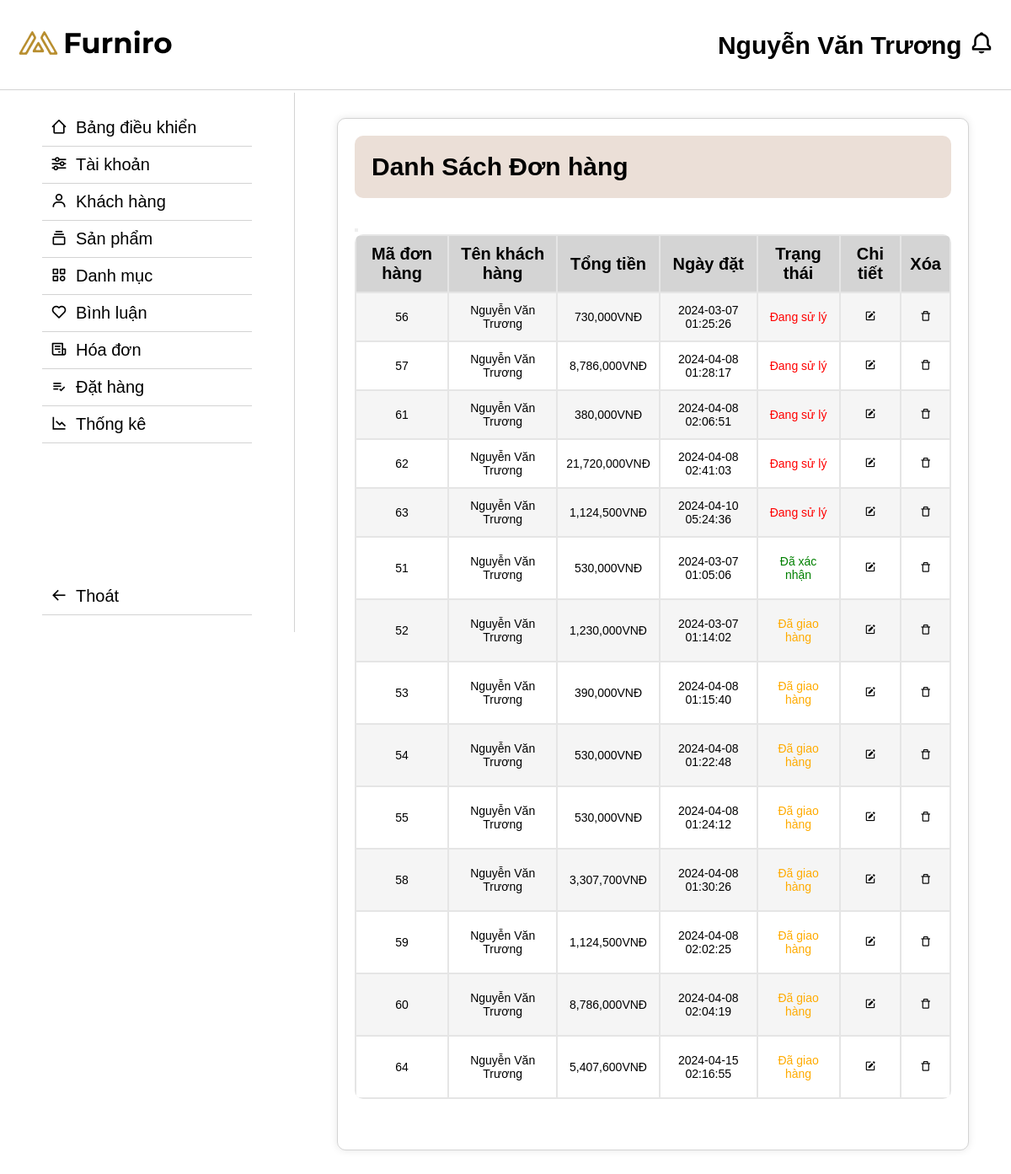
Page /admin/index.php?act=donhang (signed in) on the committed database.
### tables this page shows
CREATE TABLE `donhang` (
  `MaDonHang` int(11) NOT NULL,
  `MaKhachHang` int(11) NOT NULL,
  `NgayDatHang` datetime NOT NULL,
  `NgayGiaoHang` datetime DEFAULT NULL,
  `TrangThaiDonHang` varchar(20) NOT NULL,
  `PhuongThucThanhToan` varchar(20) NOT NULL,
  `DiaChiGiaoHang` varchar(255) NOT NULL,
  `MaGiamGia` int(11) DEFAULT NULL,
  `TongDonHang` int(255) NOT NULL,
  `MaVanChuyen` int(11) NOT NULL
);

CREATE TABLE `taikhoan` (
  `MaTaiKhoan` int(11) NOT NULL,
  `Ten` varchar(255) NOT NULL,
  `Email` varchar(255) NOT NULL,
  `SoDienThoai` varchar(20) DEFAULT NULL,
  `DiaChi` varchar(255) DEFAULT NULL,
  `TenDangNhap` varchar(255) NOT NULL,
  `MatKhau` varchar(255) NOT NULL,
  `VaiTro` tinyint(1) NOT NULL DEFAULT 0
);

### model/pdo.php (called while the page is built, shortened)
<?php
function pdo_get_connection()
{
    $dburl = "mysql:host=localhost;dbname=d1;charset=utf8";
    $username = 'root';
    $password = '';
    $conn = new PDO($dburl, $username, $password);
    $conn->setAttribute(PDO::ATTR_ERRMODE, PDO::ERRMODE_EXCEPTION);
    return $conn;
}
function pdo_query($sql)
{
    $sql_args = array_slice(func_get_args(), 1);
    try {
        $conn = pdo_get_connection();
        $stmt = $conn->prepare($sql);
        $stmt->execute($sql_args);
        $rows = $stmt->fetchAll();
        return $rows;
    } catch (PDOException $e) {
        throw $e;
    } finally {
        unset($conn);
    }
}

### model/donhang.php (called while the page is built, shortened)
<?php
function loadall_donhang()
{
    $sql = "SELECT * FROM donhang inner join taikhoan on  donhang.MaKhachHang = taikhoan.MaTaiKhoan order by TrangThaiDonHang asc ";
    $listDonHang = pdo_query($sql);
    return $listDonHang;
};

### admin/bill/donhang.php (the view, shortened to what this page needs)
<div class="danhmuc">
    <div class="list-danhmuc">
        <div class="list-danhmuc__title">
            <h2>Danh Sách Đơn hàng</h2>
        </div>
        <div class="list-danhmuc__content">
            <table border="1">
                <thead>
                    <th>Mã đơn hàng</th>
                    <th>Tên khách hàng</th>
                    <th>Tổng tiền</th>
                    <th>Ngày đặt</th>
                    <th>Trạng thái</th>
                    <th>Chi tiết</th>
                    <th>Xóa</th>
                    <button></button>
                </thead>
                <tbody>
                    <?php
                    $count = 0;
                    foreach ($listDonHang as $DonHang) {
                        if ($DonHang) {
                            extract($DonHang);
                            switch ($TrangThaiDonHang) {
                                case '1':
                                    $TrangThaiDonHang_name = '<p style="color:red">Đang sử lý</p>';
                                    break;
                                case '2':
                                    $TrangThaiDonHang_name = '<p style="color:green">Đã xác nhận</p>';
                                    break;
                                case '3':
                                    $TrangThaiDonHang_name = '<p style="color:#FFAB00">Đã giao hàng</p>';
                                    break;
                            }
                            $rowClass = ($count % 2 === 0) ? 'class="grayRow"' : 'class="whiteRow"';
                            $xoaDonHang = "index.php?act=xoaDonHang&id=" . $MaDonHang;
                            $chiTietDonHang = "index.php?act=chiTietDonHang&id=" . $MaDonHang;
                            echo '
                                <tr ' . $rowClass . '>
                                    <td>' . $MaDonHang . '</td>
                                    <td>' . $Ten . '</td>
                                    <td>' . number_format($TongDonHang) . 'VNĐ</td>
                                    <td>' . $NgayDatHang . '</td>
                                    <td>' . $TrangThaiDonHang_name . '</td>
                                    <td>
                                      <a href="' . $chiTietDonHang . '"><i class="bx bxs-edit"></i></a>
                                    <td>
                                      <a href="' . $xoaDonHang . '"onclick="return confirm(\'Bạn có chắc chắn muốn xóa?\');"><i class="bx bx-trash-alt"></i></a>
                                    </td>
                                  </tr>
                            ';
                        }
                        $count++;
                    }
                    ?>
                </tbody>
            </table>
        </div>
    </div>
</div>

### assets/css/css-admin.css (style rules this page uses)
* { padding: 0; margin: 0; box-sizing: border-box; }
body { font-size: 20px; }
a { text-decoration: none; color: black; }
body { font-family: sans-serif; margin: 20px; }
.whiteRow { background-color: white; }
.grayRow { background-color: #F5F5F5; }
table { border-spacing: 1; background-color: #E5E5E5; width: 100%; border: none; border-radius: 10px; overflow: hidden; }
thead th { background-color: #D4D4D4; padding: 10px; font-weight: bold; border: none; text-align: center; }
td { padding: 10px; font-size: 14px; border: none; text-align: center; }
.danhmuc { display: flex; gap: 50px; }
p { color: red; margin: 10px 0; }
.list-danhmuc { display: block; gap: 50px; padding: 20px; border-radius: 10px; border: 1px solid rgba(128, 128, 128, 0.349); flex: 1; box-shadow: 0 0 10px rgba(0, 0, 0, 0.1); }
.list-danhmuc__title { padding: 20px; border-radius: 10px; display: flex; align-items: center; gap: 20px; background-color: #EBDFD7; margin-bottom: 20px; text-align: center; }

### rows in the picture
donhang: MaDonHang "56", MaKhachHang.Ten "Nguyễn Văn Trương", TongDonHang "730,000", NgayDatHang "2024-03-07 01:25:26", TrangThaiDonHang "Đang sử lý"
donhang: MaDonHang "57", MaKhachHang.Ten "Nguyễn Văn Trương", TongDonHang "8,786,000", NgayDatHang "2024-04-08 01:28:17", TrangThaiDonHang "Đang sử lý"
donhang: MaDonHang "61", MaKhachHang.Ten "Nguyễn Văn Trương", TongDonHang "380,000", NgayDatHang "2024-04-08 02:06:51", TrangThaiDonHang "Đang sử lý"
donhang: MaDonHang "62", MaKhachHang.Ten "Nguyễn Văn Trương", TongDonHang "21,720,000", NgayDatHang "2024-04-08 02:41:03", TrangThaiDonHang "Đang sử lý"
donhang: MaDonHang "63", MaKhachHang.Ten "Nguyễn Văn Trương", TongDonHang "1,124,500", NgayDatHang "2024-04-10 05:24:36", TrangThaiDonHang "Đang sử lý"
donhang: MaDonHang "51", MaKhachHang.Ten "Nguyễn Văn Trương", TongDonHang "530,000", NgayDatHang "2024-03-07 01:05:06", TrangThaiDonHang "Đã xác nhận"
donhang: MaDonHang "52", MaKhachHang.Ten "Nguyễn Văn Trương", TongDonHang "1,230,000", NgayDatHang "2024-03-07 01:14:02", TrangThaiDonHang "Đã giao hàng"
donhang: MaDonHang "53", MaKhachHang.Ten "Nguyễn Văn Trương", TongDonHang "390,000", NgayDatHang "2024-04-08 01:15:40", TrangThaiDonHang "Đã giao hàng"
donhang: MaDonHang "54", MaKhachHang.Ten "Nguyễn Văn Trương", TongDonHang "530,000", NgayDatHang "2024-04-08 01:22:48", TrangThaiDonHang "Đã giao hàng"
donhang: MaDonHang "55", MaKhachHang.Ten "Nguyễn Văn Trương", TongDonHang "530,000", NgayDatHang "2024-04-08 01:24:12", TrangThaiDonHang "Đã giao hàng"
donhang: MaDonHang "58", MaKhachHang.Ten "Nguyễn Văn Trương", TongDonHang "3,307,700", NgayDatHang "2024-04-08 01:30:26", TrangThaiDonHang "Đã giao hàng"
donhang: MaDonHang "59", MaKhachHang.Ten "Nguyễn Văn Trương", TongDonHang "1,124,500", NgayDatHang "2024-04-08 02:02:25", TrangThaiDonHang "Đã giao hàng"
donhang: MaDonHang "60", MaKhachHang.Ten "Nguyễn Văn Trương", TongDonHang "8,786,000", NgayDatHang "2024-04-08 02:04:19", TrangThaiDonHang "Đã giao hàng"
donhang: MaDonHang "64", MaKhachHang.Ten "Nguyễn Văn Trương", TongDonHang "5,407,600", NgayDatHang "2024-04-15 02:16:55", TrangThaiDonHang "Đã giao hàng"
